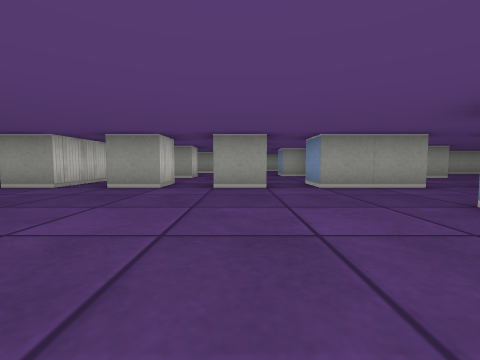
view 1 (above)

24 first-person views from a walk through a cub3D ray-caster map. The camera is about half as high as the walls, tilts 4° down and sees 90° across. The floor is counted in squares. Each view is taken from the middle of a square. On the plan, view 1 faces up. The plan holds only what a view shows up to about 9 squares ahead; the rest is blank.

view 2
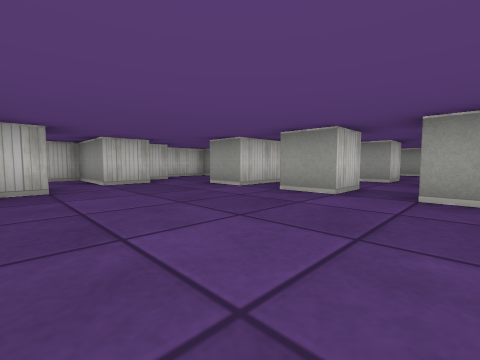

view 3
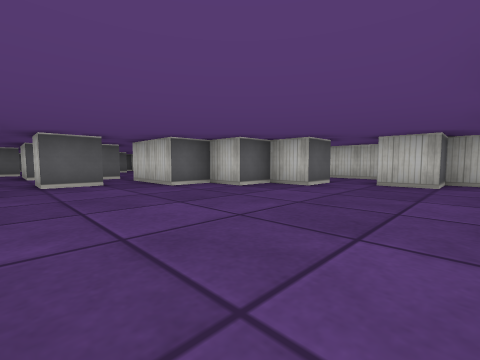

view 4
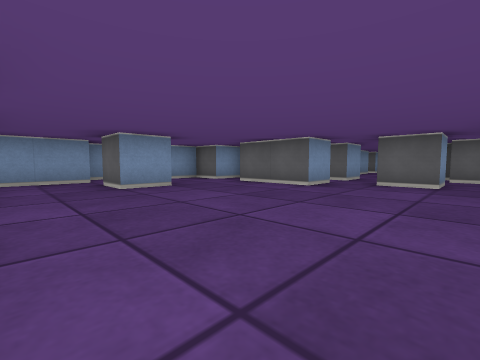

view 5
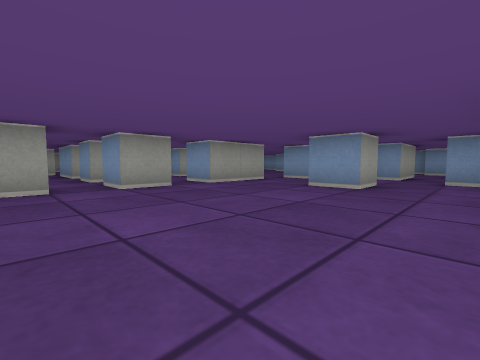

view 6
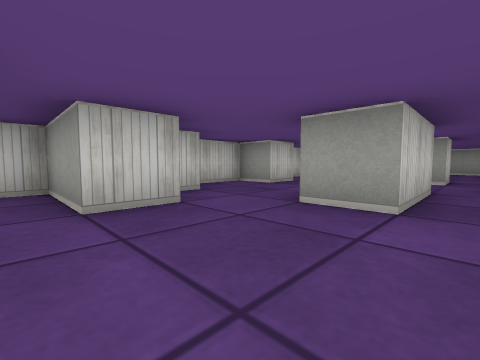

view 7
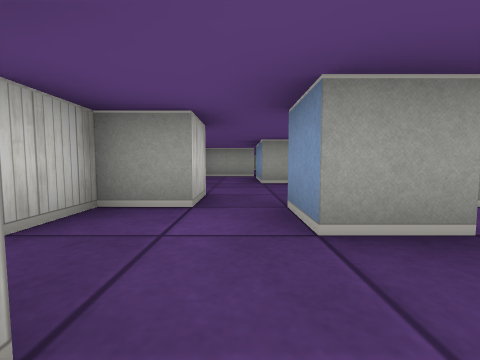

view 8
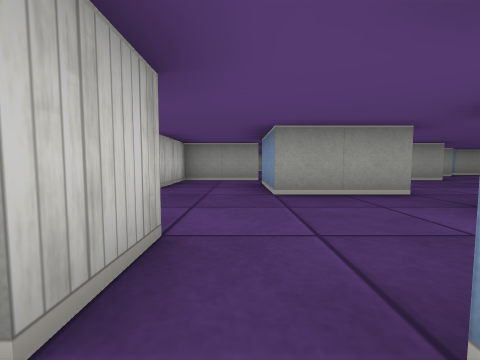

view 9
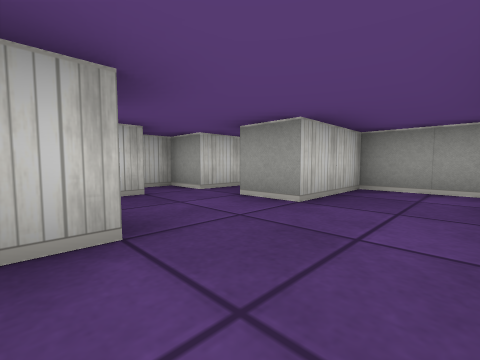

view 10
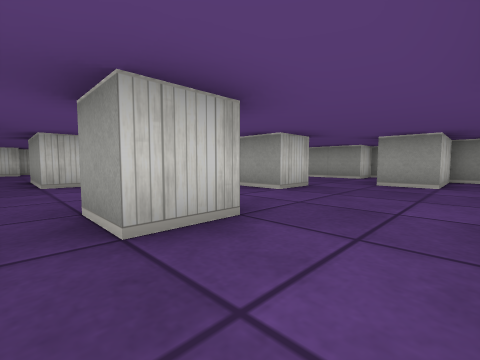

view 11
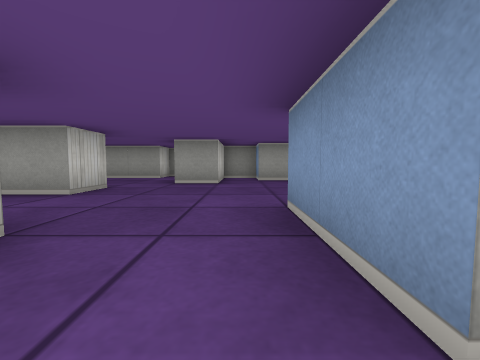

view 12
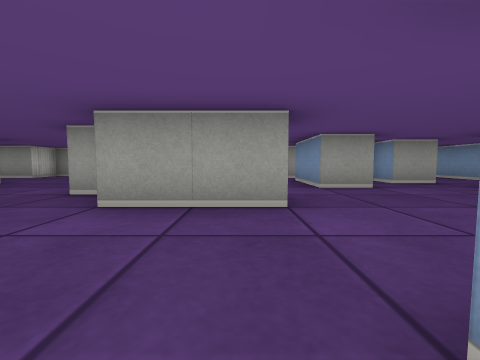

view 13
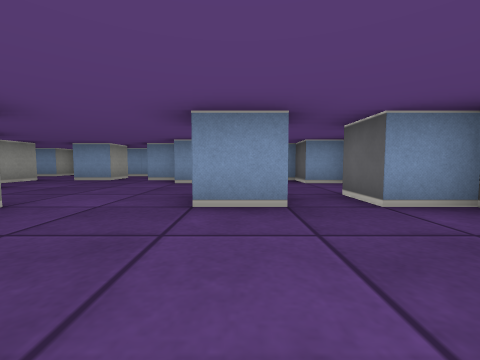

view 14
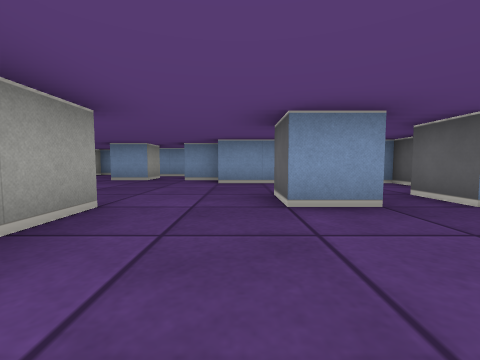

view 15
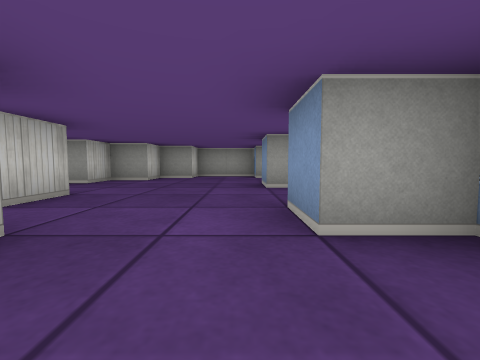

view 16
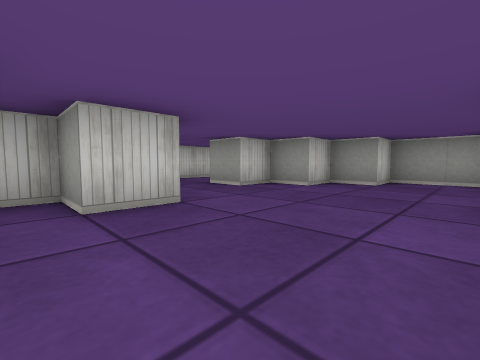

view 17
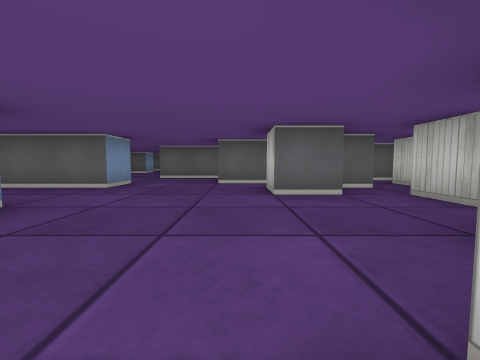

view 18
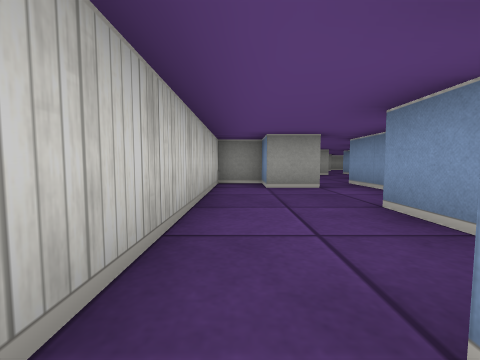

view 19
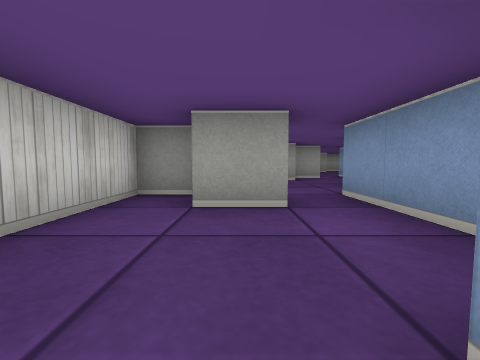

view 20
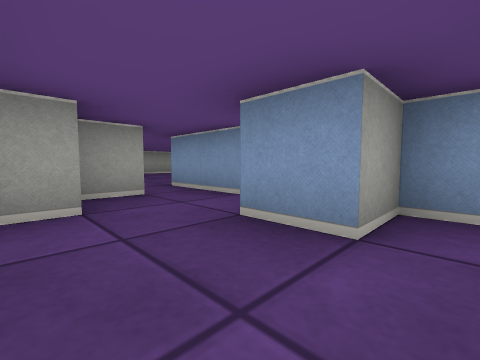

view 21
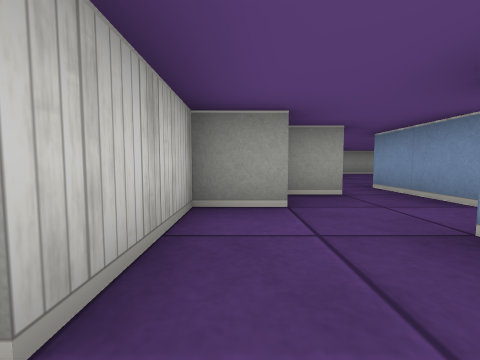

view 22
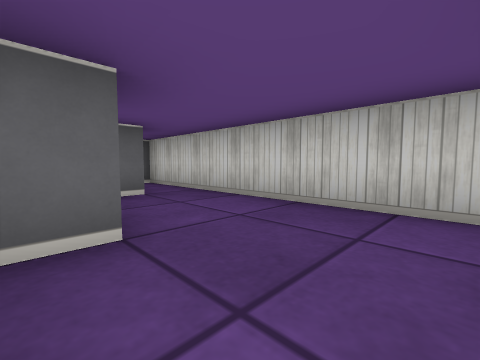

view 23
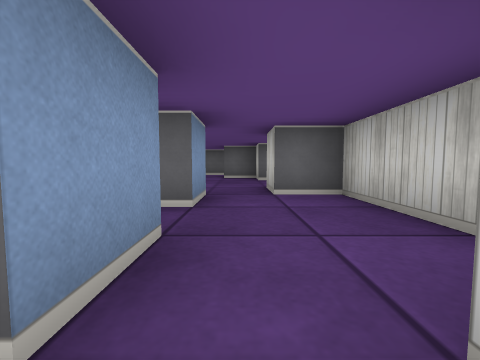

view 24
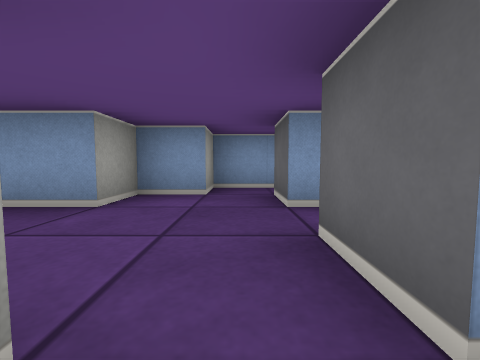

### Floor plan
Key: @ floor where view 1 was taken; # wall or solid block; . floor.
Columns run from 8 left of view 1 to 11 right of it. Each row starts with its distance up from view 1.
 30       .
 29      ..
 28    ##.#
 27   ##..#
 26   #...
 25   #..##
 24 ###...#
 23 #.#.#####
 22 #...##..#
 21 #..##...
 20 #..#....  ###    #
 19 #.......###.### .##
 18 #.#.........#.#...##
 17 #..##.......#......#
 16 ##.#....##.....#.###
 15  ..###...##......#
 14  #.#...........#
 13 ##.#..##......##
 12 #.....##...#..#
 11 ##............##
 10 #..#....# .#..#
  9 #..##...# #####
  8 #..#..#....#  #.
  7 ##......#..   ..
  6 #...#......  ..
  5 #...#.#.#.##..
  4 ##...........#
  3 ###..........##
  2 #..........#..##
  1 #..# .............#
  0       ..@... #
 -1      #...##.#
 -2      #.#.#  #
 -3      .. .#
 -4      .# ..
 -5        #..
 -6        #.
 -7         .
 -8         #

Where each view was taken, in squares from view 1:
view 1: 0 up, 0 right, facing up
view 2: 1 up, 0 right, facing up-left
view 3: 4 up, 0 right, facing down-left
view 4: 4 up, 2 left, facing down-right
view 5: 0 up, 2 left, facing up-right
view 6: 2 up, 3 left, facing up-left
view 7: 6 up, 3 left, facing up
view 8: 8 up, 3 left, facing up
view 9: 10 up, 3 left, facing up-left
view 10: 11 up, 5 right, facing up-left
view 11: 11 up, 5 right, facing up
view 12: 12 up, 2 right, facing up
view 13: 12 up, 0 right, facing right
view 14: 13 up, 0 right, facing right
view 15: 14 up, 1 left, facing up
view 16: 16 up, 1 left, facing up-left
view 17: 21 up, 3 left, facing down
view 18: 18 up, 7 left, facing up
view 19: 20 up, 6 left, facing up
view 20: 24 up, 5 left, facing up-right
view 21: 24 up, 5 left, facing up
view 22: 22 up, 5 left, facing down-left
view 23: 11 up, 6 left, facing down
view 24: 17 up, 6 right, facing right
